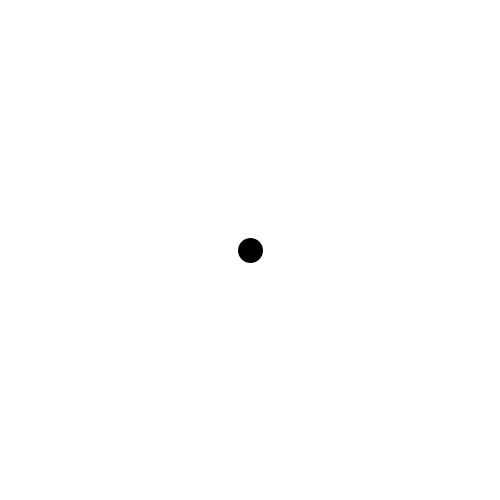
Frame 1 (no input)
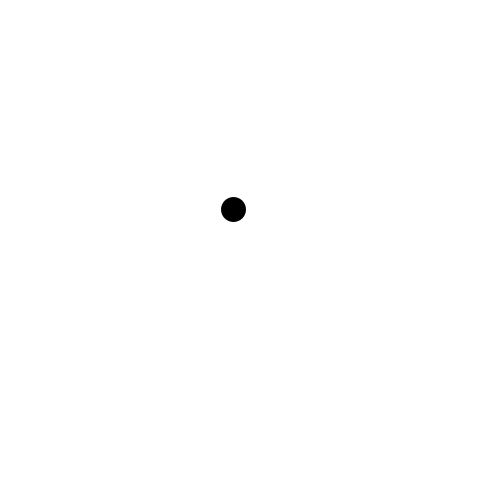
Frame 60 (the mouse pressed at the canvas centre just before this capture)
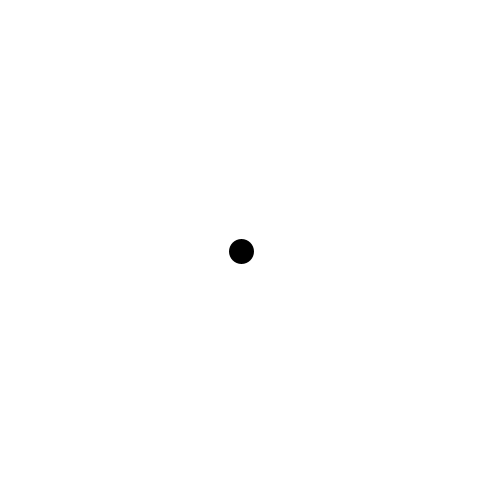
Frame 120 (the mouse held since frame 60 and released just before this capture)

The Processing sketch that drew these frames (run headless with seeded random() and noise(); from frame 60 on, the mouse is pressed at the canvas centre):

// Processing sketch: ruchBrownaXY
// ── ruchBrownaXY.pde
void setup()
{
  size(500, 500);
  background(255);
  strokeWeight(25);
}

float x = 250;
float y = 250;
void draw()
{
  background(255);
  point(x, y);
  x = x + random(-5, 5);
  y = y + random(-5, 5);
}
